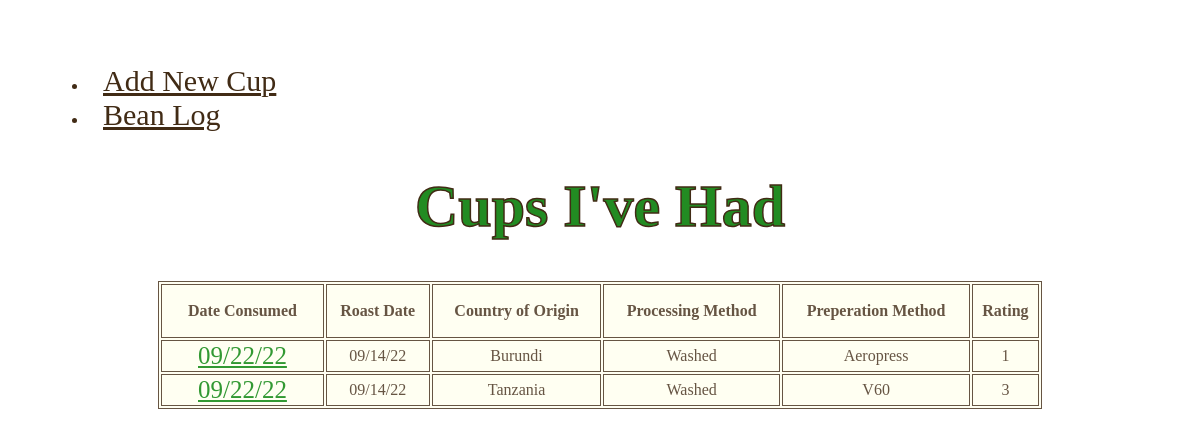
Screenshot of /cups/list/ with the database file from the repository.
### cups/models.py (models this page shows, shortened)
class Cup (models.Model):
    date_consumed = models.CharField(max_length=15)
    roast_date = models.CharField(max_length=15)
    country = models.CharField(
        max_length = 50,
        choices = COUNTRY_CHOICES,
        default = '1'
        )
    processing_method = models.CharField(
        max_length = 15,
        choices = PROCESSING_CHOICES,
        default = '1'
        )
    preperation_method = models.CharField(
        max_length = 15,
        choices = PREP_CHOICES,
        default = '1'
        )
    notes = models.CharField(max_length=200)
    rating = models.CharField(
        max_length = 3,
        choices = RATING_CHOICES,
        default = '1'
        )

### cups/views.py (the view)
# urls.py: path("list/", CupListView.as_view(), name="list_cups"),
class CupListView(ListView):
    model = Cup
    template_name = "cups/list.html"
    context_object_name = "cups_list"

### cups/templates/cups/list.html (shortened to what this page needs)
{% load static %}
<!DOCTYPE html>
<html lang="en">
    <head>
        <link rel="stylesheet" href="{% static 'css/app.css' %}">
    </head>
    <header>
        <nav>
            <ul>
                <li>
                    <a class="newcupbutton" href="{% url 'create_cup' %}">Add New Cup</a>
                </li>
                <li>
                    <a class="newcupbutton" href="{% url 'list_beans' %}">Bean Log</a>
                </li>
            </ul>
        </nav>
    </header>
    <body>
         <main>
            <div>
                <h1>Cups I've Had</h1>
                <p>
                    <table>
                        <thead>
                            <th>Date Consumed</th>
                            <th>Roast Date</th>
                            <th>Country of Origin</th>
                            <th>Processing Method</th>
                            <th>Preperation Method</th>
                            <th>Rating</th>
                        </thead>
                        <tbody>
                            {% for cup in cups_list %}
                            <tr>
                                    <td><a class="detailbutton" href="{% url "show_cup" cup.pk %}">{{ cup.date_consumed }}</a></td>
                                    <td>{{ cup.roast_date }}</td>
                                    <td>{{ cup.country }}</td>
                                    <td>{{ cup.processing_method }}</td>
                                    <td>{{ cup.preperation_method }}</td>
                                    <td>{{ cup.rating }}</td>
                            </tr>
                            {% endfor %}
                        </tbody>
                    </table>
                </div>
            </main>
        </body>
    </html>

### cups/static/css/app.css (style rules this page uses)
body { color: #412B15; background-image: url('https://images.pexels.com/photos/5480759/pexels-photo-5480759.jpeg?auto=compress&cs=tinysrgb&w=1600'); background-size: cover; background-repeat: no-repeat; padding: 40px; font-family: Georgia, 'Times New Roman', Times, serif; text-align: right; }
h1 { font-size: 60px; text-align: center; color: forestgreen; font-weight: bold; -webkit-text-stroke-width: 1.5px; -webkit-text-stroke-color: #412B15 }
table { table-layout: center; background-color: ivory; opacity: 80%; color: #412B15; text-align: center; width: 80%; margin-left: 10%; margin-right: 10%; font-family:Georgia, 'Times New Roman', Times, serif; }
th { color: #412B15; height: 50px; }
table, td, th { border: 1px solid; }
.newcupbutton { width: 300px; padding: 15px; transition-duration: 0.4s; border-radius: 10px; color: #412B15; font-size: 30px; }
.detailbutton { width: 300px; padding: 15px; transition-duration: 0.4s; }
a { color: green; font-size: 25px; }
header { text-align: left; }

### rows the page displays
Cup: date_consumed "09/22/22", roast_date "09/14/22", country "Burundi", processing_method "Washed", preperation_method "Aeropress", rating "1"
Cup: date_consumed "09/22/22", roast_date "09/14/22", country "Tanzania", processing_method "Washed", preperation_method "V60", rating "3"
